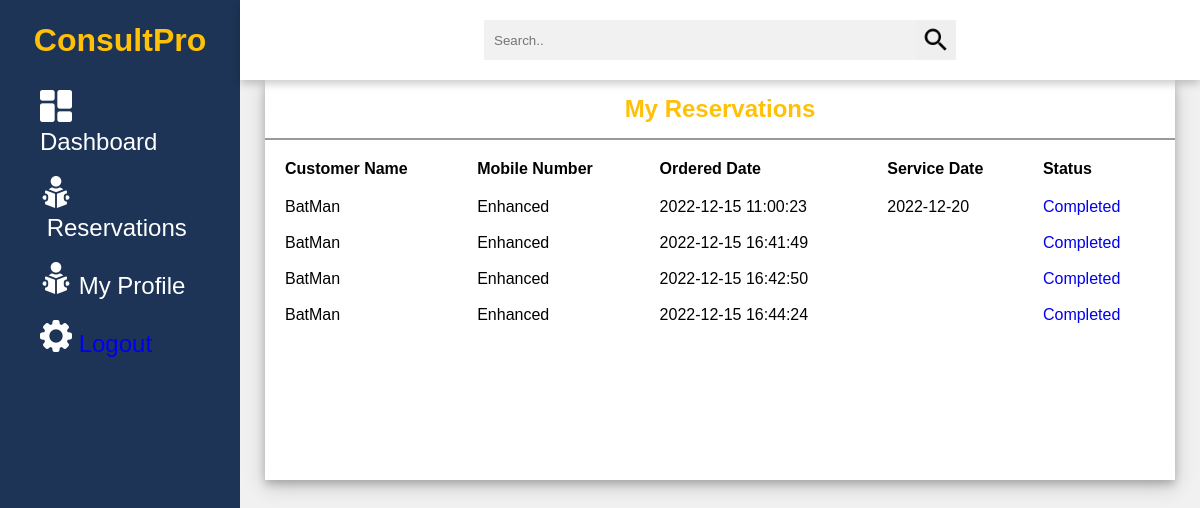
The app's page /admin-portal/reservations.php (signed in) with its own data.
### tables this page shows
CREATE TABLE `orders` (
  `order_id` int(11) NOT NULL,
  `customer_id` int(11) NOT NULL,
  `consultant_id` int(11) NOT NULL,
  `orderedDate` timestamp NOT NULL DEFAULT current_timestamp() ON UPDATE current_timestamp(),
  `shipmentDate` varchar(100) NOT NULL,
  `shipmentStatus` varchar(50) NOT NULL,
  `isDeleted` int(1) NOT NULL
);

CREATE TABLE `customers` (
  `customer_id` int(11) NOT NULL,
  `customerFirstName` varchar(50) NOT NULL,
  `customerLastName` varchar(50) NOT NULL,
  `customerUsername` varchar(50) NOT NULL,
  `customerEmail` varchar(100) NOT NULL,
  `password` varchar(50) NOT NULL,
  `image` text NOT NULL,
  `profession` varchar(50) NOT NULL,
  `customerMobileNo` varchar(12) NOT NULL,
  `package` varchar(20) NOT NULL,
  `createdDate` timestamp NOT NULL DEFAULT current_timestamp() ON UPDATE current_timestamp(),
  `isDeleted` int(1) NOT NULL
);

### admin-portal/reservations.php (the view, shortened to what this page needs)
<?php require_once('../connection/dbconnection.php'); ?>
<?php
$order_list = "";
$query = "SELECT
          orders.*,
          customers.*,
          consultants.*
          FROM
          orders
          INNER JOIN consultants ON orders.consultant_id = consultants.consultant_id
          INNER JOIN customers ON orders.customer_id = customers.customer_id
          WHERE orders.consultant_id = 1
          ORDER BY
          orders.order_id ASC";
$orders = mysqli_query($connection, $query);
if ($orders) {
    while ($order = mysqli_fetch_assoc($orders)) {
        $order_list .= "<tbody>";
        $order_list .= "<tr>";
        $order_list .= "<td class=\"text-left\"> {$order['customerUsername']} </td>";
        $order_list .= "<td class=\"text-left\"> {$order['customerMobileNo']} </td>";
        $order_list .= "<td class=\"text-left\"> {$order['orderedDate']} </td>";
        $order_list .= "<td class=\"text-left\"> {$order['shipmentDate']} </td>";
        $order_list .= "<td class=\"text-left\"> <a href=\"components/completed.php?con_id={$order['consultant_id']}\" onclick = \"return confirm('Are you sure to complete the order?');\"> Completed </a> </td>";
        $order_list .= "</tr>";
        $order_list .= "</tbody>";
    }
} else {
    echo "DB Failed!";
}
?>
<!DOCTYPE html>
<html lang="en">
<head>
    <link rel="stylesheet" href="./css/reservations.css">
</head>
<body>
    <?php require_once('./components/sideMenuConsultant.php'); ?>
    <div class="container">
        <div class="header">
            <div class="nav">
                <div class="search">
                    <input type="text" placeholder="Search..">
                    <button type="submit"><img src="img/search.png" alt=""></button>
                </div>
            </div>
        </div>
        <div class="content">
            <div class="content-2">
                <div class="consultants">
                    <div class="title">
                        <h2>My Reservations</h2>
                    </div>
                    <table>
                        <tr>
                            <th>Customer Name</th>
                            <th>Mobile Number</th>
                            <th>Ordered Date</th>
                            <th>Service Date</th>
                            <th>Status</th>
                        </tr>
                        <tr>
                            <?php echo $order_list; ?>
                        </tr>
                    </table>
                </div>
            </div>
        </div>
</body>
</html>

### admin-portal/css/reservations.css (style rules this page uses)
* { margin: 0; padding: 0; box-sizing: border-box; font-family: 'Poppins', sans-serif; }
body { min-height: 100vh; }
a { text-decoration: none; }
h1, h2 { color: #ffc107; }
.title { display: flex; align-items: center; justify-content: space-around; padding: 15px 10px; border-bottom: 2px solid #999; }
table { padding: 10px; }
th, td { text-align: left; padding: 8px; }
.container { position: absolute; right: 0; width: 80vw; height: 100vh; background: #f1f1f1; }
.container .header { position: fixed; top: 0; right: 0; width: 80vw; height: 10vh; background: white; display: flex; align-items: center; justify-content: center; box-shadow: 0 4px 8px 0 rgba(0, 0, 0, 0.2); z-index: 1; }
.container .header .nav { width: 90%; display: flex; align-items: center; }
.container .header .nav .search { flex: 3; display: flex; justify-content: center; }
.container .header .nav .search input[type=text] { border: none; background: #f1f1f1; padding: 10px; width: 50%; }
.container .header .nav .search button { width: 40px; height: 40px; border: none; display: flex; align-items: center; justify-content: center; }
.container .header .nav .search button img { width: 30px; height: 30px; }
.container .content { position: relative; margin-top: 10vh; min-height: 90vh; background: #f1f1f1; }
.container .content .content-2 { min-height: 60vh; display: flex; justify-content: space-around; align-items: flex-start; flex-wrap: wrap; }
.container .content .content-2 .consultants { min-height: 50vh; flex: 5; background: white; margin: 0 25px 25px 25px; box-shadow: 0 4px 8px 0 rgba(0, 0, 0, 0.2), 0 6px 20px 0 rgba(0, 0, 0, 0.19); display: flex; flex-direction: column; }
.container .content .content-2 .consultants { flex: 2; background: white; min-height: 50vh; margin: 0 25px; box-shadow: 0 4px 8px 0 rgba(0, 0, 0, 0.2), 0 6px 20px 0 rgba(0, 0, 0, 0.19); display: flex; flex-direction: column; }

### records on screen
orders: customer.customerUsername "BatMan", customer.customerMobileNo "Enhanced", orderedDate "2022-12-15 11:00:23", shipmentDate "2022-12-20"
orders: customer.customerUsername "BatMan", customer.customerMobileNo "Enhanced", orderedDate "2022-12-15 16:41:49"
orders: customer.customerUsername "BatMan", customer.customerMobileNo "Enhanced", orderedDate "2022-12-15 16:42:50"
orders: customer.customerUsername "BatMan", customer.customerMobileNo "Enhanced", orderedDate "2022-12-15 16:44:24"
